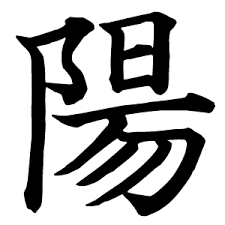
#> input picture src/jupyter-notebook/img/kanji.png, 225 x 225 px, found by its file name
$ jupyter execute 17_thinning_by_zhang_suen_algorithm.ipynb
#> lines starting #> are read from the running program, lines starting #| are printed output that depends on the picture; after the words box and inside, x2 and y2 are one past the last pixel; in counts of white or black regions, pixels touching at a corner belong together
# 画像処理編 - 17
**2値画像をZhang-Suenのアルゴリズムにより細線化するプログラム**

## 必要なライブラリを読み込む
OpenCVでZhang-Suenの細線化アルゴリズムを利用するには，`opencv-contrib-python`をインストールする必要がある．<br>
OpenCVには4つの異なるパッケージがあるが，複数のOpenCVパッケージを共存させることは不可能なので注意．
- `opencv-python`：安定版
- `opencv-contrib-python`：OpenCVの拡張モジュール群（開発版）
- `opencv-python-headless`：GUI機能の無いOpenCVの安定版
- `opencv-contrib-python-headless`：GUI機能の無いOpenCVの開発版

[cell 1]
import cv2

## 画像を読み込む

[cell 2]
img = cv2.cvtColor(cv2.imread("../../data/kanji.png"), cv2.COLOR_BGR2GRAY)
#> img: shape (225, 225); min 0, max 255, mean 180.2

## Zhang-Suenの細線化アルゴリズムによる細線化

### Zhang-Suenの細線化アルゴリズムの仕組み
Zhang-Suenの細線化アルゴリズムでは，以下で説明する2つのステップを画像に繰り返し適用することで，2値画像を細線化することができる．<br>
#### 前提
注目する画素をP1とし，その近傍の画素を下のように定める．
$$
\begin{matrix}
P9 & P2 & P3 \\ P8 & P1 & P4 \\ P7 & P6 & P5
\end{matrix}
$$
また，以下の2つの関数を定める．<br>
$N(P1)$：非ゼロの$P1$の近傍の数を返す関数<br>
$S(P1)$：$P2,P3,\cdots,P8,P9,P2$と時計回りに見たときに，$0\rightarrow 1$の遷移の数を返す関数<br>
Zhang-Suenの細線化アルゴリズムで扱う2値画像は，白黒を反転させた2値画像である必要がある．ただし，白を0，黒を1とする．
#### ステップ1
全ての画素を検証し，以下の条件を同時に全て満たす画素を記録しておく．<br>
1. $P1=1$で，8個の近傍を持つ
2. $2\le N(P1)\le6$
3. $S(P1)=1$
4. $P2\times P4\times P6=0$
5. $P4\times P6\times P8=0$

画像上を走査後，記録された画素を全て0に設定する．
#### ステップ2
全ての画素を検証し，以下の条件を同時に全て満たす画素を記録しておく．<br>
1. $P1=1$で，8個の近傍を持つ
2. $2\le N(P1)\le6$
3. $S(P1)=1$
4. $P2\times P4\times P8=0$
5. $P2\times P6\times P8=0$

画像上を走査後，記録された画素を全て0に設定する．
#### ステップ1とステップ2を繰り返す
ステップ1とステップ2を画像に繰り返し適用し，画素値の変化が無くなればアルゴリズムを停止する．

### 前処理
1. ガウシアンフィルタによる画像の平滑化（この後の処理へのノイズの影響を軽減するため）
2. 大津の方法による画像の二値化（白黒反転した二値化画像を得る必要あり）

[cell 3]
# ノイズの影響を軽減するために，ガウシアンフィルタで平滑化
blur_img = cv2.GaussianBlur(img, (5, 5), 3)
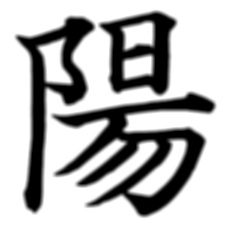
#> blur_img: shape (225, 225); min 0, max 255, mean 180.2

# グレースケール画像の二値化（大津の方法）
# THRESH_OTSUは閾値を決定するだけ，二値化のためには他のフラグと組み合わせる必要がある（THRESH_BINARY, THRESH_BINARY_INV）
# Zhang-Suenの細線化アルゴリズムを使うには，白黒を反転させる必要があるので，THRESH_BINARY_INV
th_val, bin_img = cv2.threshold(blur_img, 0, 255, cv2.THRESH_BINARY_INV + cv2.THRESH_OTSU)
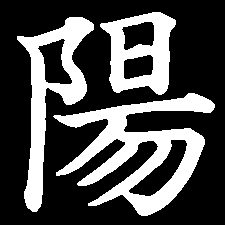
#> bin_img: shape (225, 225); 30.1% white; 3 white regions, box (x1, y1, x2, y2) and area: (53, 93, 215, 216) 7339, (17, 17, 94, 212) 4622, (100, 12, 176, 95) 3289
#> th_val = 136

### 細線化処理
`cv2.ximgproc`（Extended Image Processing）パッケージの`thinning()`関数を用いる．
```python
dst = cv2.ximproc.thinning(src: Mat, thinningType: int = ...)
```
- `src`：入力する2値画像<br>
- `dst`：出力画像<br>
- `thinningType`：使用する細線化アルゴリズム（初期値は`cv2.ximgproc.THINNING_ZHANGSUEN`）

[cell 4]
# 細線化アルゴリズムの適用
img_thinned = cv2.ximgproc.thinning(bin_img, cv2.ximgproc.THINNING_ZHANGSUEN)
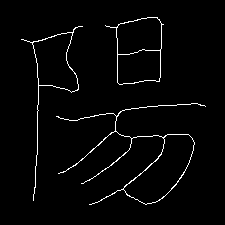
#> img_thinned: shape (225, 225); 2.4% white in thin lines or dots, all inside (x1, y1, x2, y2) = (21, 17, 206, 205)

th_val, img_thinned = cv2.threshold(img_thinned, 0, 255, cv2.THRESH_BINARY_INV) # 反転していた白黒を元に戻す

## 処理済み画像の出力

[cell 5]
cv2.imwrite("../../data/jupyter-notebook/ip_17.jpg", img_thinned)
#> Out = True
